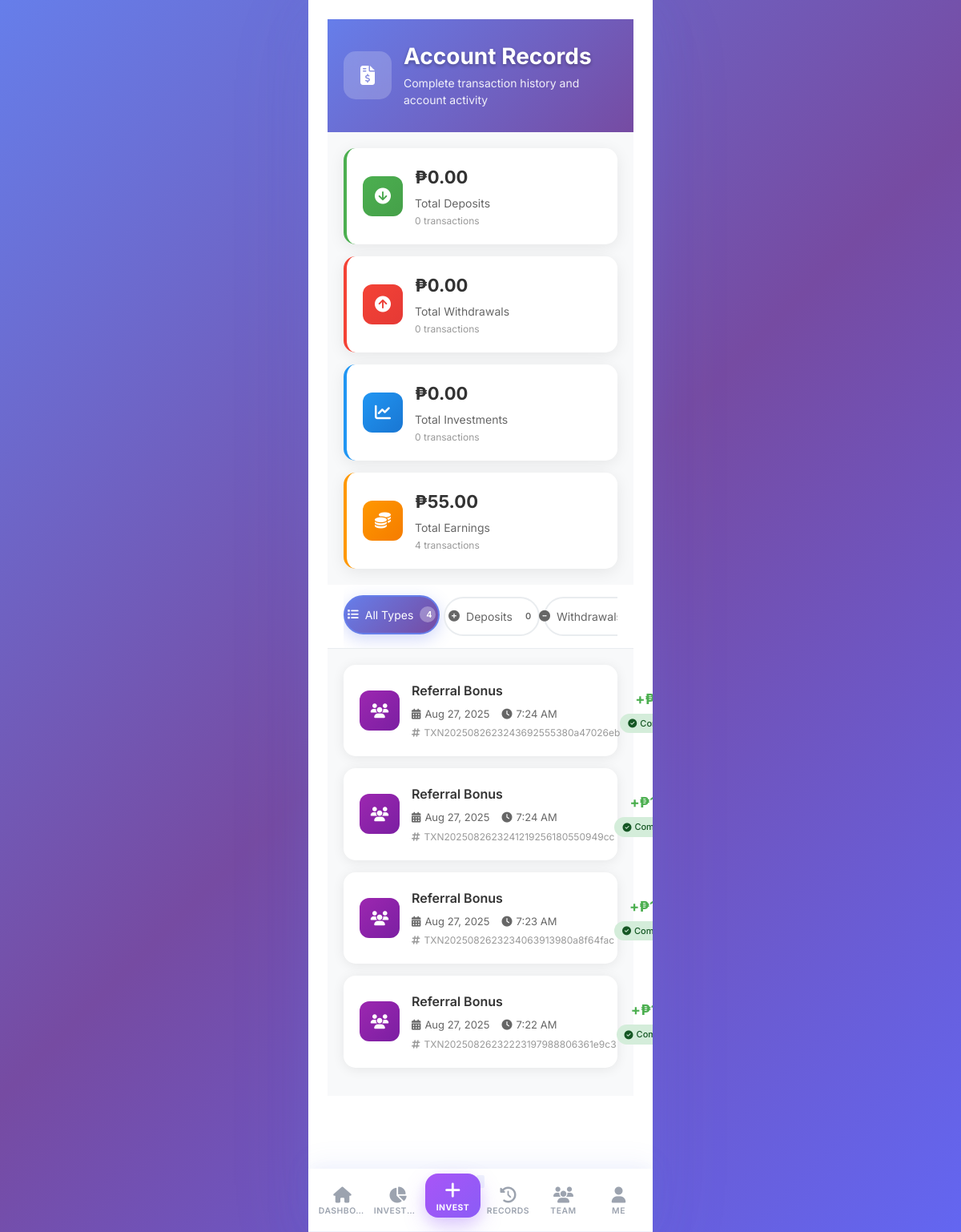
Screenshot of /transactions/ (signed in) with the database file from the repository.
### myproject/models.py (models this page shows, shortened)
class Transaction(models.Model):
    TRANSACTION_TYPES = (
        ('deposit', 'Deposit'),
        ('withdrawal', 'Withdrawal'),
        ('investment', 'Investment'),
        ('daily_payout', 'Daily Payout'),
        ('referral_bonus', 'Referral Bonus'),
        ('registration_bonus', 'Registration Bonus'),
    )
    TRANSACTION_STATUS = (
        ('pending', 'Pending'),
        ('processing', 'Processing'),
        ('approved', 'Approved'),
        ('rejected', 'Rejected'),
        ('completed', 'Completed'),
        ('failed', 'Failed'),
    )
    user = models.ForeignKey(User, on_delete=models.CASCADE)
    transaction_type = models.CharField(max_length=20, choices=TRANSACTION_TYPES)
    amount = models.DecimalField(max_digits=10, decimal_places=2)
    status = models.CharField(max_length=20, choices=TRANSACTION_STATUS, default='pending')
    reference_number = models.CharField(max_length=100, unique=True, blank=True)
    api_transaction_id = models.CharField(max_length=200, blank=True, null=True)  # API transaction ID
    payment_method = models.CharField(max_length=20, blank=True)  # GCASH, PAYMAYA, etc.
    payment_url = models.URLField(blank=True, null=True)  # Payment gateway URL
    external_reference = models.CharField(max_length=200, blank=True, null=True)  # For PayMongo session ID
    gcash_number = models.CharField(max_length=15, blank=True)
    gcash_reference = models.CharField(max_length=100, blank=True)
    proof_of_payment = models.ImageField(upload_to='payments/', blank=True, null=True)
    admin_notes = models.TextField(blank=True)
    description = models.TextField(blank=True)  # Transaction description
    created_at = models.DateTimeField(auto_now_add=True)
    processed_at = models.DateTimeField(null=True, blank=True)

### myproject/views.py (the view)
# urls.py: path('transactions/', views.transaction_history, name='transaction_history'),
@login_required
@login_required
def transaction_history(request):
    from django.core.paginator import Paginator
    transactions = Transaction.objects.filter(user=request.user)
    transaction_type = request.GET.get('type')
    status = request.GET.get('status')
    date_from = request.GET.get('date_from')
    date_to = request.GET.get('date_to')
    if transaction_type:
        transactions = transactions.filter(transaction_type=transaction_type)
    if status:
        transactions = transactions.filter(status=status)
    if date_from:
        transactions = transactions.filter(created_at__date__gte=date_from)
    if date_to:
        transactions = transactions.filter(created_at__date__lte=date_to)
    transactions = transactions.order_by('-created_at')
    all_user_transactions = Transaction.objects.filter(user=request.user)
    completed_transactions = all_user_transactions.filter(status='completed')
    deposits = completed_transactions.filter(transaction_type='deposit')
    withdrawals = completed_transactions.filter(transaction_type='withdrawal')
    investments = completed_transactions.filter(transaction_type='investment')
    earnings = completed_transactions.filter(transaction_type__in=['daily_payout', 'referral_bonus', 'registration_bonus'])
    summary = {
        'total_deposits': deposits.aggregate(Sum('amount'))['amount__sum'] or 0,
        'total_withdrawals': withdrawals.aggregate(Sum('amount'))['amount__sum'] or 0,
        'total_investments': investments.aggregate(Sum('amount'))['amount__sum'] or 0,
        'total_earnings': earnings.aggregate(Sum('amount'))['amount__sum'] or 0,
        'total_transactions': all_user_transactions.count(),
        'deposit_count': deposits.count(),
        'withdrawal_count': withdrawals.count(),
        'investment_count': investments.count(),
        'earning_count': earnings.count(),
    }
    paginator = Paginator(transactions, 20)  # Show 20 transactions per page
    page_number = request.GET.get('page')
    transactions = paginator.get_page(page_number)
    context = {
        'transactions': transactions,
        'summary': summary,
    }
    return render(request, 'myproject/transaction_history.html', context)

### myproject/context_processors.py (called while the page is built)
def notification_count(request):
    if request.user.is_authenticated:
        unread_count = Notification.objects.filter(
            user=request.user,
            is_read=False,
        ).count()
        return {"unread_notifications_count": unread_count}
    return {"unread_notifications_count": 0}

def firebase_client_config(request):
    config = getattr(settings, "FIREBASE_CLIENT_CONFIG", None)
    return {"FIREBASE_CLIENT_CONFIG": config}

### myproject/templates/myproject/transaction_history.html (shortened to what this page needs)
{% extends 'myproject/dashboard_base.html' %}
{% load static %}
{% load investment_extras %}
{% block content %}
<div class="records-header">
    <div class="header-content">
        <div class="header-icon">
            <i class="fas fa-file-invoice-dollar"></i>
        </div>
        <div class="header-text">
            <h1 class="page-title">Account Records</h1>
            <p class="page-subtitle">Complete transaction history and account activity</p>
        </div>
    </div>
</div>
<div class="summary-section">
    <div class="summary-grid">
        <div class="summary-card deposits">
            <div class="card-icon">
                <i class="fas fa-arrow-circle-down"></i>
            </div>
            <div class="card-content">
                <div class="card-amount">₱{{ summary.total_deposits|floatformat:2|default:"0.00" }}</div>
                <div class="card-label">Total Deposits</div>
                <div class="card-count">{{ summary.deposit_count|default:"0" }} transactions</div>
            </div>
        </div>
        <div class="summary-card withdrawals">
            <div class="card-icon">
                <i class="fas fa-arrow-circle-up"></i>
            </div>
            <div class="card-content">
                <div class="card-amount">₱{{ summary.total_withdrawals|floatformat:2|default:"0.00" }}</div>
                <div class="card-label">Total Withdrawals</div>
                <div class="card-count">{{ summary.withdrawal_count|default:"0" }} transactions</div>
            </div>
        </div>
        <div class="summary-card investments">
            <div class="card-icon">
                <i class="fas fa-chart-line"></i>
            </div>
            <div class="card-content">
                <div class="card-amount">₱{{ summary.total_investments|floatformat:2|default:"0.00" }}</div>
                <div class="card-label">Total Investments</div>
                <div class="card-count">{{ summary.investment_count|default:"0" }} transactions</div>
            </div>
        </div>
        <div class="summary-card earnings">
            <div class="card-icon">
                <i class="fas fa-coins"></i>
            </div>
            <div class="card-content">
                <div class="card-amount">₱{{ summary.total_earnings|floatformat:2|default:"0.00" }}</div>
                <div class="card-label">Total Earnings</div>
                <div class="card-count">{{ summary.earning_count|default:"0" }} transactions</div>
            </div>
        </div>
    </div>
</div>
<div class="filter-section">
    <div class="filter-container">
        <div class="filter-tabs">
            <button class="filter-btn active" data-filter="all" onclick="filterRecords('all')">
                <i class="fas fa-list"></i>
                <span>All Types</span>
                <div class="filter-badge">{{ summary.total_transactions|default:"0" }}</div>
            </button>
            <button class="filter-btn" data-filter="deposit" onclick="filterRecords('deposit')">
                <i class="fas fa-plus-circle"></i>
                <span>Deposits</span>
                <div class="filter-badge">{{ summary.deposit_count|default:"0" }}</div>
            </button>
            <button class="filter-btn" data-filter="withdrawal" onclick="filterRecords('withdrawal')">
                <i class="fas fa-minus-circle"></i>
                <span>Withdrawals</span>
            </button>
        </div>
    </div>
</div>
<div class="records-section">
    {% if transactions %}
        <div class="records-container">
            {% for transaction in transactions %}
            <div class="record-item" data-type="{{ transaction.transaction_type }}">
                <div class="record-icon-wrapper">
                    {% if transaction.transaction_type == 'deposit' %}
                        <div class="record-icon deposit-bg">
                            <i class="fas fa-plus-circle"></i>
                        </div>
                    {% elif transaction.transaction_type == 'withdrawal' %}
                        <div class="record-icon withdrawal-bg">
                            <i class="fas fa-minus-circle"></i>
                        </div>
                    {% elif transaction.transaction_type == 'investment' %}
                        <div class="record-icon investment-bg">
                            <i class="fas fa-chart-line"></i>
                        </div>
                    {% elif transaction.transaction_type == 'daily_payout' %}
                        <div class="record-icon earnings-bg">
                            <i class="fas fa-coins"></i>
                        </div>
                    {% elif transaction.transaction_type == 'referral_bonus' %}
                        <div class="record-icon referral-bg">
                            <i class="fas fa-users"></i>
                        </div>
                    {% else %}
                        <div class="record-icon default-bg">
                            <i class="fas fa-exchange-alt"></i>
                        </div>
                    {% endif %}
                </div>
                <div class="record-content">
                    <div class="record-main">
                        <div class="record-title">
                            {% if transaction.transaction_type == 'deposit' %}
                                Account Deposit
                            {% elif transaction.transaction_type == 'withdrawal' %}
                                Account Withdrawal
                            {% elif transaction.transaction_type == 'investment' %}
                                Investment Purchase
                            {% elif transaction.transaction_type == 'daily_payout' %}
                                Daily Earnings
                            {% elif transaction.transaction_type == 'referral_bonus' %}
                                Referral Bonus
                            {% elif transaction.transaction_type == 'registration_bonus' %}
                                Welcome Bonus
                            {% else %}
                                {{ transaction.get_transaction_type_display }}
                            {% endif %}
                        </div>
                        <div class="record-details">
                            <div class="record-date">
                                <i class="fas fa-calendar-alt"></i>
                                {{ transaction.created_at|date:"M d, Y" }}
                            </div>
                            <div class="record-time">
                                <i class="fas fa-clock"></i>
                                {{ transaction.created_at|date:"g:i A" }}
                            </div>
                        </div>
                        {% if transaction.reference_number %}
                        <div class="record-reference">
                            <i class="fas fa-hashtag"></i>
                            <span>{{ transaction.reference_number }}</span>
                        </div>
                        {% endif %}
                    </div>
                    <div class="record-amount-section">
                        <div class="record-amount {% if transaction.transaction_type == 'withdrawal' %}negative{% else %}positive{% endif %}">
                            {% if transaction.transaction_type == 'withdrawal' %}-{% else %}+{% endif %}₱{{ transaction.amount|floatformat:2 }}
                        </div>
                        <div class="record-status">
                            <span class="status-pill status-{{ transaction.status }}">
                                {% if transaction.status == 'pending' %}
                                    <i class="fas fa-clock"></i> Pending
                                {% elif transaction.status == 'approved' %}
                                    <i class="fas fa-check"></i> Approved
                                {% elif transaction.status == 'completed' %}
                                    <i class="fas fa-check-circle"></i> Completed
                                {% elif transaction.status == 'rejected' %}
                                    <i class="fas fa-times-circle"></i> Rejected
                                {% endif %}
                            </span>
                        </div>
                    </div>
                </div>
            </div>
            {% endfor %}
        </div>
    {% endif %}
</div>
{% endblock %}

### myproject/templates/myproject/dashboard_base.html (style rules this page uses)
*, *::before, *::after { margin: 0; padding: 0; box-sizing: border-box; }
:root { --primary: #8B5CF6; --primary-light: #A78BFA; --primary-dark: #7C3AED; --primary-gradient: linear-gradient(135deg, #8B5CF6 0%, #A855F7 100%); --secondary: #10b981; --secondary-light: #34d399; --secondary-dark: #059669; --accent: #A855F7; --accent-light: #C084FC; --accent-dark: #9333EA; --success: #10b981; --warning: #f59e0b; --error: #ef4444; --info: #06b6d4; --gray-50: #f8fafc; --gray-100: #f1f5f9; --gray-200: #e2e8f0; --gray-300: #cbd5e1; --gray-400: #94a3b8; --gray-500: #64748b; --gray-600: #475569; --gray-700: #334155; --bg-primary: #ffffff; --bg-secondary: linear-gradient(135deg, #f8fafc 0%, #f1f5f9 100%); --bg-tertiary: #f1f5f9; --bg-glass: rgba(255, 255, 255, 0.95); --bg-overlay: rgba(102, 126, 234, 0.4); --text-secondary: #475569; --text-tertiary: #64748b; --text-muted: #94a3b8; --text-white: #ffffff; --shadow-xs: 0 1px 2px 0 rgb(102 126 234 / 0.05); --shadow-sm: 0 1px 3px 0 rgb(102 126 234 / 0.1), 0 1px 2px -1px rgb(102 126 234 / 0.1); --shadow-md: 0 4px 6px -1px rgb(102 126 234 / 0.05), 0 2px 4px -2px rgb(102 126 234 / 0.05); --shadow-lg: 0 10px 15px -3px rgb(102 126 234 / 0.08), 0 4px 6px -4px rgb(102 126 234 / 0.08); --shadow-xl: 0 20px 25px -5px rgb(102 126 234 / 0.1), 0 8px 10px -6px rgb(102 126 234 / 0.1); --shadow-2xl: 0 25px 50px -12px rgb(102 126 234 / 0.15); --shadow-inner: inset 0 2px 4px 0 rgb(102 126 234 / 0.05); --shadow-colored: 0 10px 15px -3px rgb(139 92 246 / 0.1), 0 4px 6px -4px rgb(139 92 246 / 0.1); --border-color: #e2e8f0; --border-color-light: #f1f5f9; --border-width: 1px; --radius-xs: 0.25rem; --radius-sm: 0.375rem; --radius-md: 0.5rem; --radius-lg: 0.75rem; --radius-xl: 1rem; --radius-2xl: 1.5rem; --radius-3xl: 2rem; --radius-full: 9999px; --space-1: 0.25rem; --space-2: 0.5rem; --space-3: 0.75rem; --space-4: 1rem; --space-5: 1.25rem; --space-6: 1.5rem; --space-8: 2rem; --space-10: 2.5rem; --space-12: 3rem; --space-16: 4rem; --space-20: 5rem; --text-xs: 0.75rem; --text-sm: 0.875rem; --text-base: 1rem; --text-lg: 1.125rem; --text-xl: 1.25rem; --text-2xl: 1.5rem; --text-3xl: 1.875rem; --text-4xl: 2.25rem; --transition-fast: all 0.15s cubic-bezier(0.25, 0.46, 0.45, 0.94); --transition-normal: all 0.25s cubic-bezier(0.25, 0.46, 0.45, 0.94); --transition-slow: all 0.4s cubic-bezier(0.25, 0.46, 0.45, 0.94); --container-max-width: 430px; --header-height: 80px; --nav-height: 85px; }
body { font-family: 'Inter', -apple-system, BlinkMacSystemFont, 'Segoe UI', Roboto, 'Helvetica Neue', Arial, sans-serif; background: linear-gradient(135deg, #667eea 0%, #764ba2 50%, #6366f1 100%); background-attachment: fixed; color: var(--text-primary); font-feature-settings: 'cv01', 'cv02', 'cv03', 'cv04', 'kern'; -webkit-font-smoothing: antialiased; -moz-osx-font-smoothing: grayscale; overflow-x: hidden; }

### rows the page displays
Transaction: transaction_type "referral_bonus" (drawn), status "completed" (drawn)
Transaction: transaction_type "referral_bonus" (drawn), status "completed" (drawn)
Transaction: transaction_type "referral_bonus" (drawn), status "completed" (drawn)
Transaction: transaction_type "referral_bonus" (drawn), status "completed" (drawn)

### other values shown
{{ summary.total_deposits|floatformat:2|default:"0.00" }} "0.00"
{{ summary.deposit_count|default:"0" }} "0"
{{ summary.total_withdrawals|floatformat:2|default:"0.00" }} "0.00"
{{ summary.withdrawal_count|default:"0" }} "0"
{{ summary.total_investments|floatformat:2|default:"0.00" }} "0.00"
{{ summary.investment_count|default:"0" }} "0"
{{ summary.total_earnings|floatformat:2|default:"0.00" }} "55.00"
{{ summary.earning_count|default:"0" }} "4"
{{ summary.total_transactions|default:"0" }} "4"
